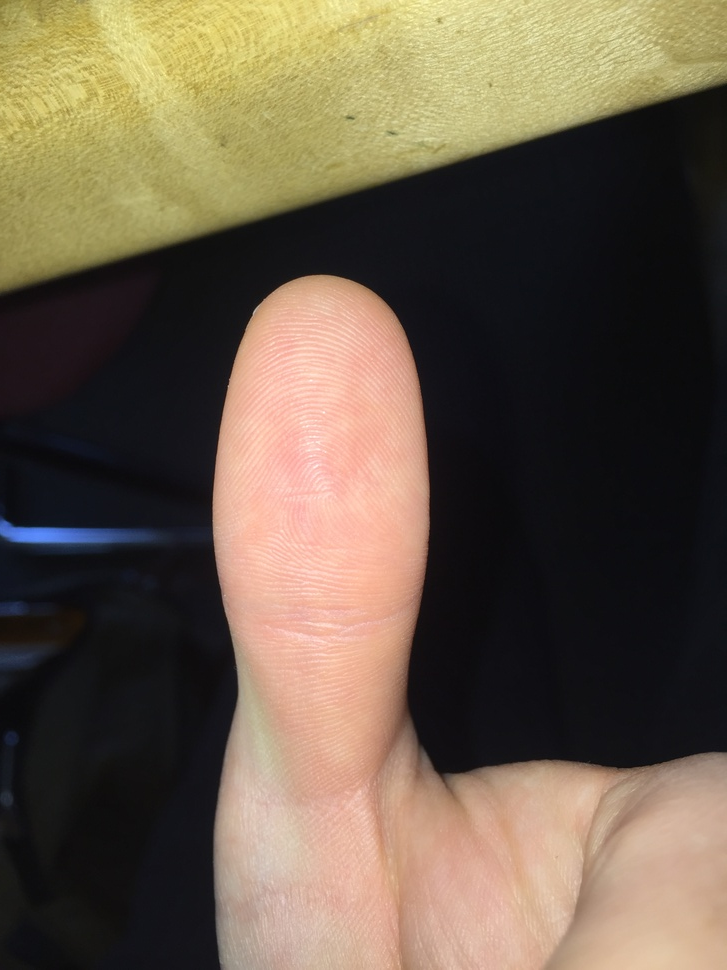
#> input picture examples/finger.JPG, 727 x 970 px, shrunk from 2448 x 3264 before the run
$ python photo_to_print.py ../examples/finger.JPG   (older library calls are emulated)
#> lines starting #> are read from the running program, lines starting #| are printed output that depends on the picture; after the words box and inside, x2 and y2 are one past the last pixel; in counts of white or black regions, pixels touching at a corner belong together
"""
This module contains the functions necessary to extract a thumbprint for a given image. When run in main,
plots the thumbprint generated by sys.argv[1]
"""
import skimage.filters as skfill
import skimage.morphology as skmorph
import skimage.measure as skmeasure
import skimage.exposure as ske
import matplotlib.pyplot as plt
import numpy as np
import cv2 as cv
import heapq
import sys


def sin2d(u, v, ii, jj, N, M):
    """
    Generates a sine wave structuring element to be used in convolving.

    Params: u: int. factor of the vertical period of waves (higher value, more waves)
            v: int. factor of the horizontal period of waves (higher value, more waves)
            ii: NxM 2D numpy array. Horizontal gradient where col0 = 0 and coln = coln-1 + 1
            jj: NxM 2D numpy array. Vertical gradient where col0 = 0 and coln = coln-1 + 1
            N: int. # rows
            M: int. # cols

    Output: 2D numpy array.  Our sine wave structure element
    """
    selem = np.sin(u * ii / (2 * np.pi) + v * jj / (2 * np.pi))
    return selem * 255 / (N * M)


def high_freq_detection(imgray):
    """
    Given an image, finds the high spatial frequency areas of the image by convolving high
    frequency sine waves with the image in question.  High frequency areas are thus brighter
    and low frequency areas are darker.

    Params: imgray: 2D numpy array.  B&W image in question

    Output: 2D numpy array with high spatial frequency regions outlined
    """
    N = 200
    M = 200
    i = np.linspace(0, N - 1, N)
    j = np.linspace(0, M - 1, M)
    jj, ii = np.meshgrid(j, i)

    # Looked at gabor filter but doesn't work because of the gray region outside of the peak sign region.
    # Here we use sign waves of varying frequencies and directions to cature as much of the thumb print
    # as possible.

    # Creating our filters
    fill_1 = sin2d(2, 2, ii, jj, N, M)
    fill_2 = sin2d(1, 2, ii, jj, N, M)
    fill_3 = sin2d(2, 1, ii, jj, N, M)
    fill_4 = sin2d(-2, 1, ii, jj, N, M)
    fill_5 = sin2d(-2, 2, ii, jj, N, M)
    fill_6 = sin2d(-2, 3, ii, jj, N, M)

    # Creating a blank image which we will combine each of our convolved images with
    new_img = np.zeros(imgray.shape)
    conv_1 = cv.filter2D(imgray, -1, fill_1)
    conv_2 = cv.filter2D(imgray, -1, fill_2)
    conv_3 = cv.filter2D(imgray, -1, fill_3)
    conv_4 = cv.filter2D(imgray, -1, fill_4)
    conv_5 = cv.filter2D(imgray, -1, fill_5)
    conv_6 = cv.filter2D(imgray, -1, fill_6)

    # new_img capures all the high frequency regions located by each output image
    new_img += conv_1 + conv_2 + conv_3 + conv_4 + conv_5 + conv_6

    return new_img


def thresh_series_mask(imgray):
    """
    Generates a mask to be used on original image to crop out the thumb region.

    Params: imgray: 2D numpy array.  B&W image in question

    Output: 2D numpy array.  Binary mask for B&W image in question
    """
    # first equilize the histogram to emphasize the area around the thumb
    imgray_eq = ske.equalize_hist(imgray)

    # median filter to perserve the edges while removing spatial frequency
    median_img = skfill.median(imgray_eq, selem=skmorph.disk(21))

    # some blocks sizes work better than others for different images,
    # we try a wide range of them to get the best qualities of each
    block_sizes = [21, 41, 51, 61, 81]
    masks = []
    for block_size in block_sizes:

        # some larger some smaller threshold blocks
        local_thresh = skfill.threshold_local(median_img, block_size)
        binary_local = median_img > local_thresh

        # detect regions
        labels = skmeasure.label(binary_local)
        hight_freq_img = high_freq_detection(imgray)

        # take 15 largest area regions detected in our thumb
        label_props = skmeasure.regionprops(labels)
        areas = [label_props[i]["area"] for i in range(len(label_props))]
        max_areas = heapq.nlargest(15, areas)
        max_indicies = [areas.index(max_areas[i]) + 1 for i in range(len(max_areas))]

        # find the largest/highest frequency region
        max_i = 0
        max_count = 0
        for i in range(len(max_indicies)):
            label_vals = labels == max_indicies[i]

            # finding our region using our high_freq_detection() output
            current_count = (label_vals.astype(int) * hight_freq_img).sum()
            if current_count > max_count:
                max_count = current_count
                max_i = max_indicies[i]

        mask = labels == max_i
        masks.append(mask)
#> this loop made 5 passes
#> pass 1, in thresh_series_mask, `binary_local = median_img > local_thresh`:
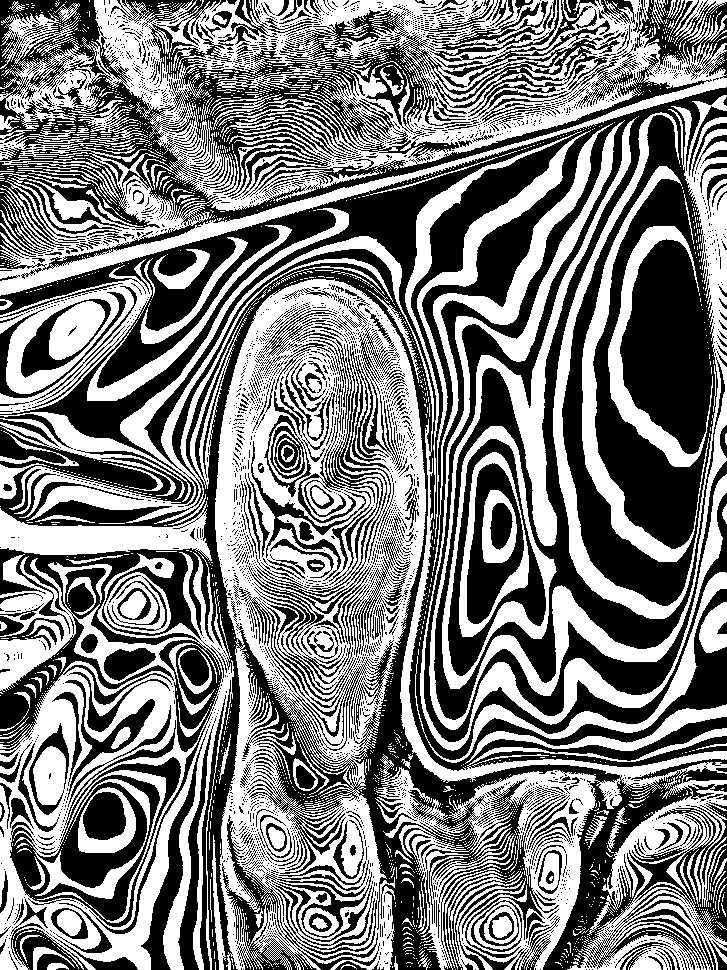
#> binary_local: shape (970, 727) bool; 49.3% white; 1834 white regions (1660 under 20 px), largest, box (x1, y1, x2, y2) and area: (215, 279, 426, 970) 70244, (0, 0, 727, 296) 68616, (9, 208, 727, 970) 46870
#> pass 1, in high_freq_detection, `conv_1 = cv.filter2D(imgray, -1, fill_1)`:
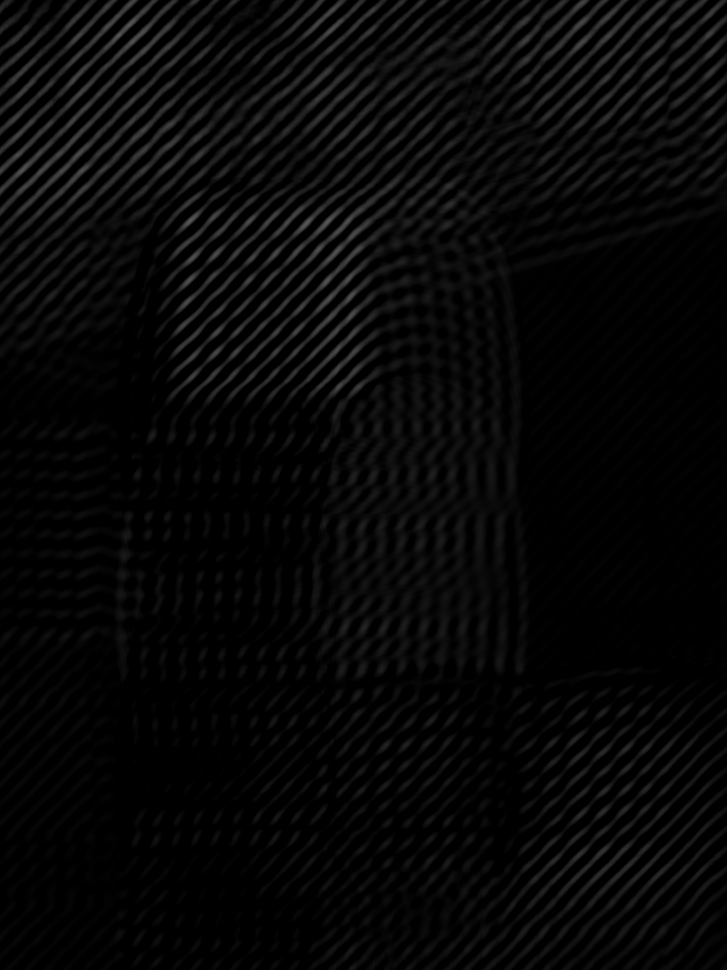
#> conv_1: shape (970, 727); min 0, max 89, mean 7.2
#> after the loop:
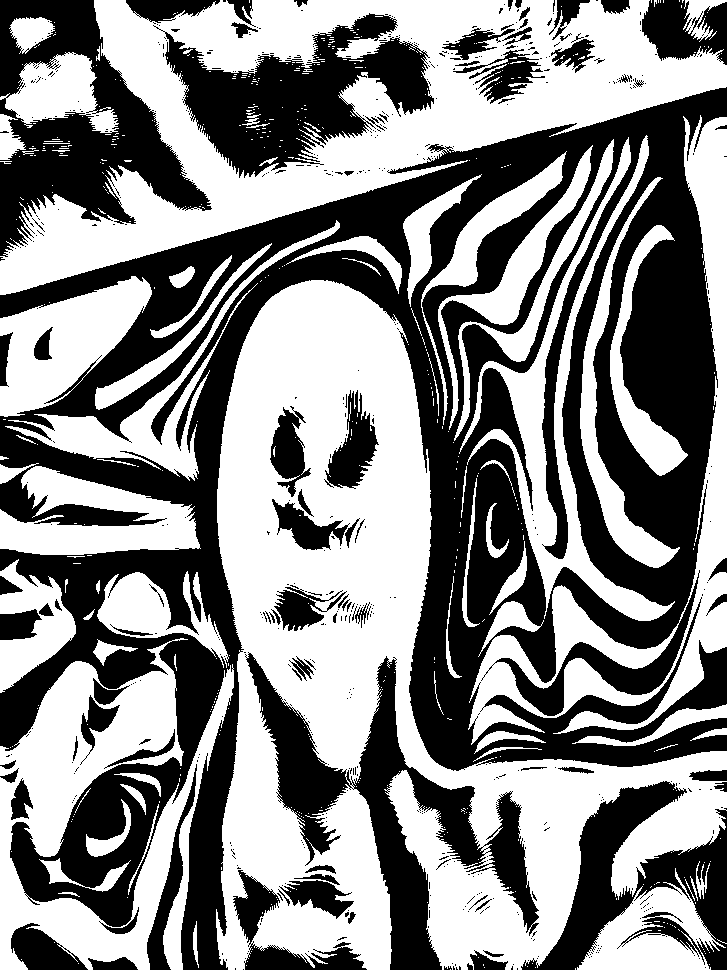
#> binary_local: shape (970, 727) bool; 53.2% white; 594 black regions (505 under 20 px), largest, box (x1, y1, x2, y2) and area: (0, 87, 727, 970) 213119, (245, 652, 539, 970) 23290, (0, 0, 212, 257) 22448
#> after the loop:
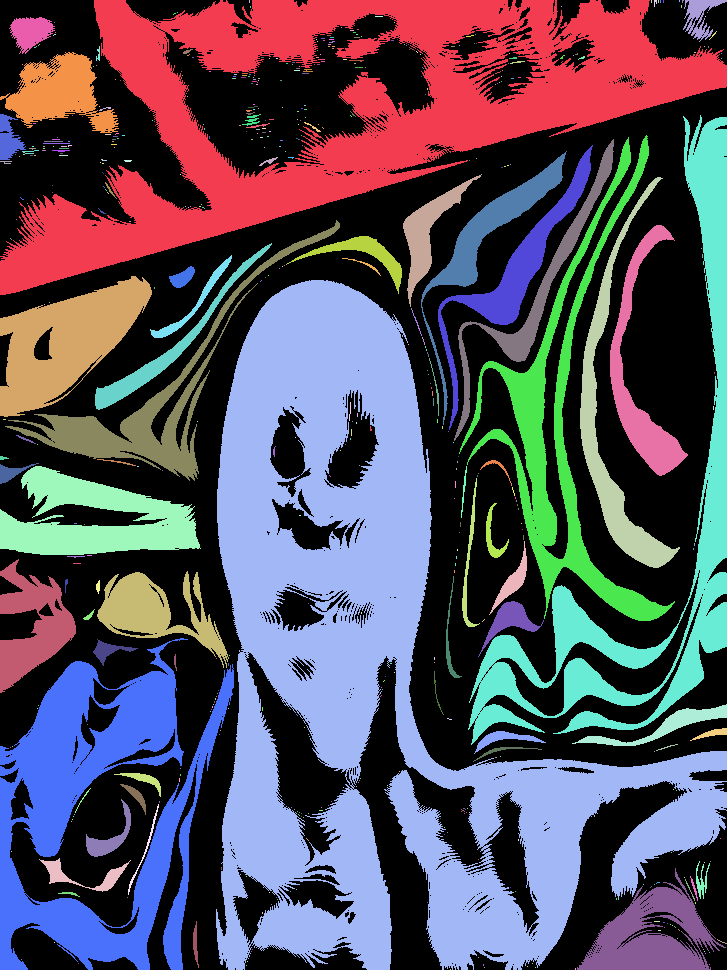
#> labels: shape (970, 727) int32; 540 distinct labels, from 0 to 539; one colour per label, 0 black
#> after the loop, masks = 5 items

    mask = np.zeros(masks[0].shape).astype(bool)

    # combine all masks from each of our thresholds with bitwise or
    for m in masks:
        mask = mask | m
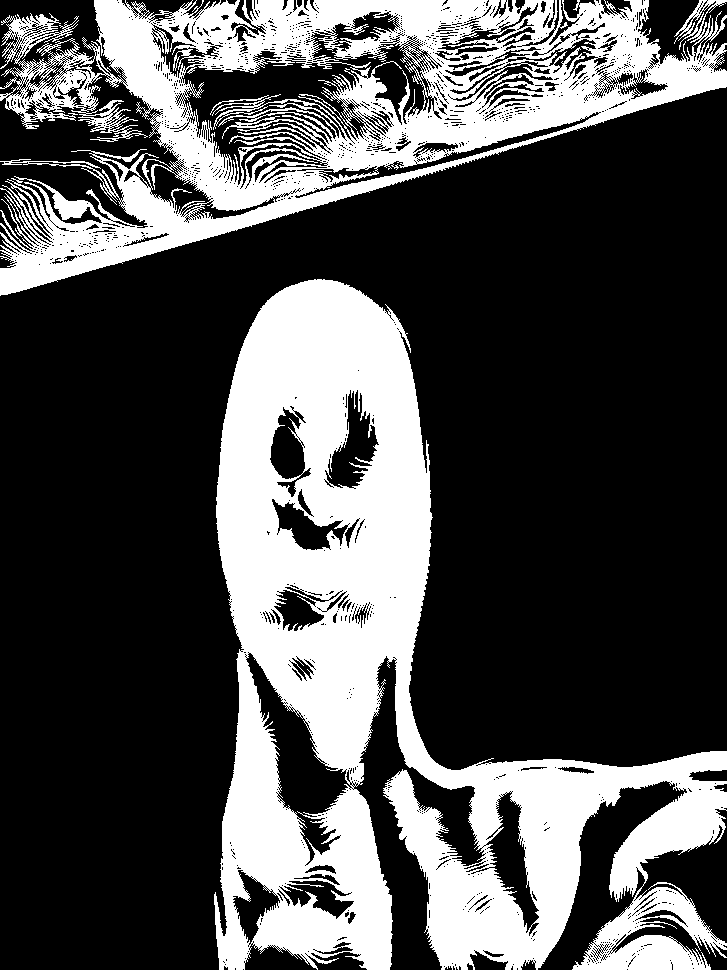
#> mask: shape (970, 727) bool; 31.5% white; 2 white regions, box (x1, y1, x2, y2) and area: (214, 279, 727, 970) 139943, (0, 0, 727, 296) 82422

    # clean up the mask
    mask = skmorph.binary_closing(mask, selem=skmorph.disk(30))
#> mask: shape (970, 727) bool; 46.9% white; 2 white regions, box (x1, y1, x2, y2) and area: (214, 279, 727, 970) 190654, (0, 0, 727, 296) 139875
    return skmorph.binary_erosion(mask, selem=skmorph.disk(10))
#> returned value: shape (970, 727) bool; 43.4% white; 2 white regions, box (x1, y1, x2, y2) and area: (224, 289, 727, 970) 173454, (0, 0, 727, 286) 132459


def extract_print(mask, imgray):
    """
    Gets our thumbprint, given a mask generated by thresh_series_mask(imgray) and
    imgray, our image in question.

    Params: imgray: 2D numpy array.  B&W image in question
            mask: 2D numpy array.  Binary image mask

    Output: 2D numpy array.  Our final thumbprint
    """
    imgray[mask != 1] = 0

    # on the cropped image, run localized threshold to extract the print
    block_size = 41
    local_thresh = skfill.threshold_local(imgray, block_size)
    binary_local = imgray > local_thresh
#> binary_local: shape (970, 727) bool; 24.8% white; 1158 white regions (998 under 20 px), largest, box (x1, y1, x2, y2) and area: (224, 289, 476, 970) 62534, (0, 0, 727, 286) 61888, (444, 761, 727, 970) 27611

    # make background white
    binary_local[mask == 0] = 1
#> binary_local: shape (970, 727) bool; 81.4% white; 1420 black regions (1259 under 20 px), largest, box (x1, y1, x2, y2) and area: (238, 638, 557, 970) 33529, (193, 0, 727, 195) 25452, (241, 376, 407, 579) 13874

    # denoise
    f_print = skfill.median(binary_local, selem=skmorph.disk(3))
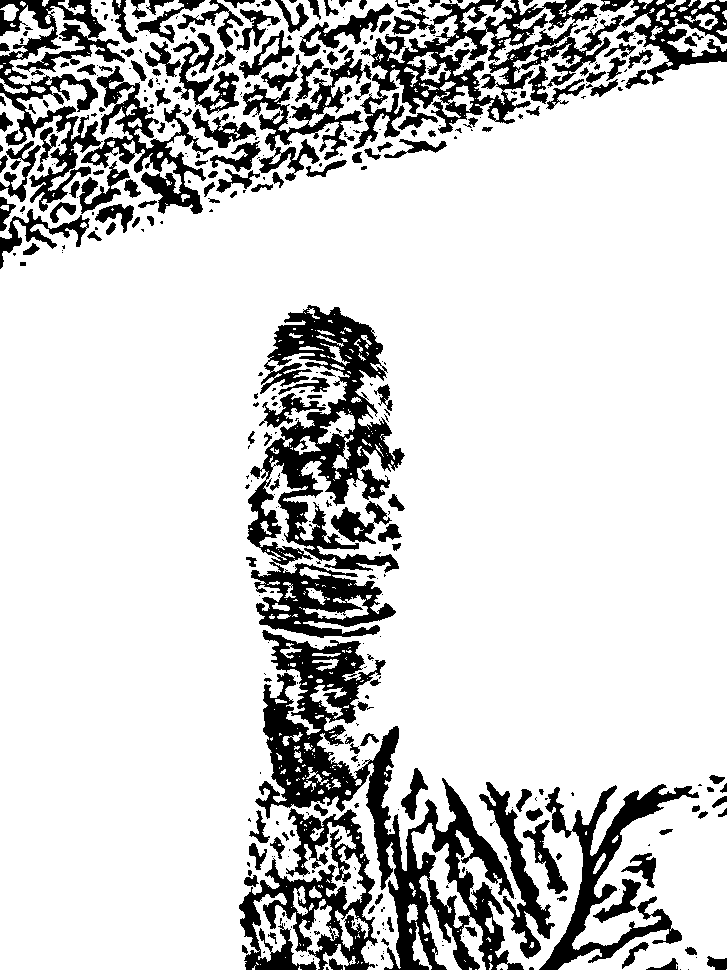
#> f_print: shape (970, 727) bool; 81.6% white; 443 black regions (264 under 20 px), largest, box (x1, y1, x2, y2) and area: (255, 630, 524, 970) 23156, (247, 305, 405, 638) 21563, (353, 0, 625, 149) 12495

    return f_print


if __name__ == "__main__":
    imgray = cv.imread(sys.argv[1], cv.IMREAD_GRAYSCALE)
    f_print = extract_print(thresh_series_mask(imgray), imgray)
